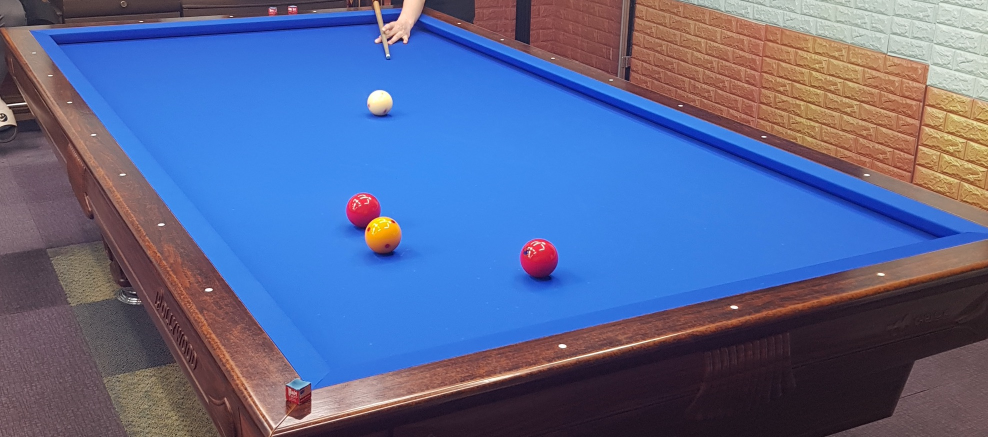
#> input picture object_detection/special_res/1.jpg, 1976 x 874 px, found by its file name (shown at 1/2 size)
$ jupyter execute Untitled4.ipynb   (shell and % lines are left out)
#> lines starting #> are read from the running program, lines starting #| are printed output that depends on the picture; after the words box and inside, x2 and y2 are one past the last pixel; in counts of white or black regions, pixels touching at a corner belong together
[cell 1]
%cd capstone/

[cell 2]
import cv2
import numpy as np
import numpy.linalg as lin

[cell 3]
def getcos(combination_list) :
    v1 = combination_list[1] - combination_list[0]
    v2 = combination_list[2] - combination_list[0]
    cos = np.dot(v1, v2) / (np.linalg.norm(v1, ord=2)*np.linalg.norm(v2, ord=2))

    return abs(cos)

def test_line_num(point_lists) :
    for i in range(len(point_lists)-3) :
        if getcos(np.array(point_lists[i:i+3])) < 0.999 :
            print('detected 2 lines')
            return i


    print('detected 1 lines')
    return 0


def equation(point_list1, point_list2) :
    x11 = point_list1[0][0]
    y11 = point_list1[0][1]
    x12 = point_list1[1][0]
    y12 = point_list1[1][1]

    x21 = point_list2[0][0]
    y21 = point_list2[0][1]
    x22 = point_list2[1][0]
    y22 = point_list2[1][1]

    A = np.array([[y12-y11, -x12+x11],
                  [y22-y21, -x22+x21]])
    inv_A = lin.inv(A)
    X = np.array([x11*y12-x12*y11, x21*y22-x22*y21])

    result = np.dot(inv_A, X.T)

    return result


import matplotlib.pyplot as plt

def graph_(lists) :
    x = []
    y = []
    for i in lists :
        x.append(i[1])
        y.append(i[0])
    plt.plot(x,  # x
             y,  # y
             linestyle='none',
             marker='o',
             markersize=10,
             color='blue',
             alpha=0.5)
    plt.show()

[cell 4]
img_path = '/Users/gkalstn/capstone/object_detection/special_res/1.jpg'
#img_path = '/Users/gkalstn/capstone/imgs/before_results.png'

image_np = cv2.imread(img_path)
#> image_np is the input picture: shape (874, 1976, 3); mean B, G, R 145.7, 103.2, 90.1

[cell 5]
h, w = image_np[:,:,0].shape
#> h = 874; w = 1976

if (h > 1000) or (w > 1000) :
    h, w = int(h/3), int(w/3)
#> h = 291; w = 658
    image_np = cv2.resize(image_np, dsize=(w, h), interpolation=cv2.INTER_AREA)
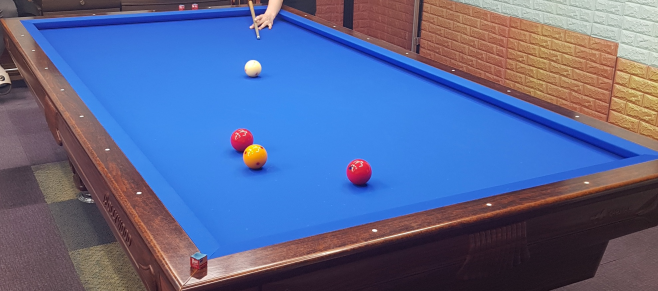
#> image_np: shape (291, 658, 3); mean B, G, R 145.7, 103.2, 90.1

no_background = np.zeros((h, w))

for i in range(h) :
    for j in range(w) :
        if (image_np[i,j,0] > image_np[i,j,1]) and (image_np[i,j,1] > image_np[i,j,2] and (image_np[i,j,0]>190)) and (image_np[i,j,1]<170):
            no_background[i, j] = image_np[i, j, 0]
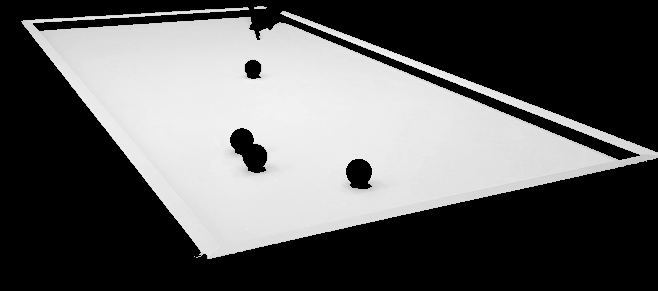
#> no_background: shape (291, 658) float64; min 0, max 248, mean 94.6


for i in range(h) :
    for j in range(w) :
        if no_background[i, j] != 0 :
            no_background[i, j] = 200
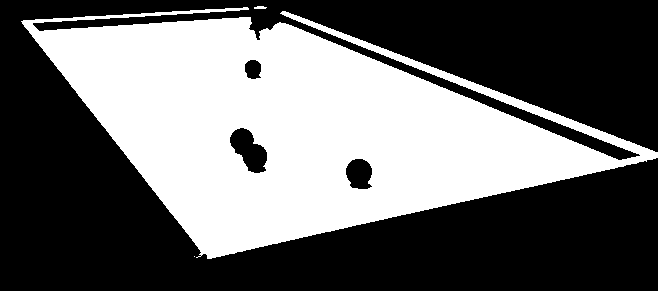
#> no_background: shape (291, 658) float64; values 0 (black) and 200 (white), 41.3% white; 3 white regions (1 under 20 px), largest, box (x1, y1, x2, y2) and area: (21, 7, 658, 259) 79117, (254, 6, 267, 9) 32


w_list = np.linspace(0, w-1, 17)
#> w_list = 17 values from 0 to 657
h_list = np.linspace(0, h-1, 17)
#> h_list = 17 values from 0 to 290


bot = []
top = []

[cell 6]
for i in w_list :
    i = int(i)
    lists = no_background[:, i].tolist()

    if(not (200 in lists)) :
        continue

    for j in range(h) :
        if no_background[h-1-j, i] == 200 :
            bot.append([h-1-j, i])
            break

    for j in range(h) :
        if no_background[j, i] == 200 :
            top.append([j, i])
            break
#> after the loop, bot = [[47, 41], [100, 82], [151, 123], [204, 164], [253, 205], [249, 246], [240, 287], [231, 328], [222, 369], [213, 410], [203, 451], [194, 492], [186, 533], [176, 574], [167, 615], [157, 657]]; top = [[19, 41], [17, 82], [14, 123], [12, 164], [9, 205], [7, 246], [12, 287], [28, 328], [43, 369], [59, 410], [74, 451], [90, 492], [105, 533], [121, 574], [136, 615], [152, 657]]
#> the loop in test_line_num, `for i in range(len(point_lists)-3) :` made 4 passes
#> (v1 in getcos, v2 in getcos, cos in getcos) on passes 1 to 4: ([53, 41], [104, 82], 1), ([51, 41], [104, 82], 1), ([53, 41], [102, 82], 1), ([49, 41], [45, 82], 0.932)
#| detected 2 lines

[cell 7]
s1 = []
s2 = []
s3 = []
s4 = []

piv1 = test_line_num(bot)
#> piv1 = 3
#> the loop in test_line_num, `for i in range(len(point_lists)-3) :` made 5 passes
#> (v1 in getcos, v2 in getcos, cos in getcos) on passes 1 to 5: ([-2, 41], [-5, 82], 1), ([-3, 41], [-5, 82], 1), ([-2, 41], [-5, 82], 1), ([-3, 41], [-5, 82], 1), ([-2, 41], [3, 82], 0.996)
#| detected 2 lines
piv2 = test_line_num(top)
#> piv2 = 4

if piv1 == 0 :
    s1 = bot
    if top[0] < top[-1] :
        s3 += top[:piv2]
        s2 += top[piv2+4:]
    else :
        s2 += top[:piv2]
        s3 += top[piv2+4:]

    for i in h_list :
        i = int(i)
        lists = no_background[:, i].tolist()

        if(not (200 in lists)) :
            continue

        for j in range(w) :
            if no_background[i, w-j-1] == 200 :
                s4.append([i, w-j-1])
                break


else :
    s1 += bot[:piv1]
#> s1 = [[47, 41], [100, 82], [151, 123]]
    s2 += bot[piv1+4:]
#> s2 = [[231, 328], [222, 369], [213, 410], [203, 451], [194, 492], [186, 533], [176, 574], [167, 615], [157, 657]]
    s4 += top[:piv2]
#> s4 = [[19, 41], [17, 82], [14, 123], [12, 164]]
    s3 += top[piv2+4:]
#> s3 = [[43, 369], [59, 410], [74, 451], [90, 492], [105, 533], [121, 574], [136, 615], [152, 657]]


p1 = equation(s1, s2)
#> in equation, `x11 = point_list1[0][0]`: x11 = 47
#> in equation, `y11 = point_list1[0][1]`: y11 = 41
#> in equation, `x12 = point_list1[1][0]`: x12 = 100
#> in equation, `y12 = point_list1[1][1]`: y12 = 82
#> in equation, `x21 = point_list2[0][0]`: x21 = 231
#> in equation, `y21 = point_list2[0][1]`: y21 = 328
#> in equation, `x22 = point_list2[1][0]`: x22 = 222
#> in equation, `y22 = point_list2[1][1]`: y22 = 369
#> in equation, `A = np.array([[y12-y11, -x12+x11], [y22-y21, -x22+x21]])`: A = [[41, -53], [41, 9]]
#> in equation, `inv_A = lin.inv(A)`: inv_A = [[0.00354, 0.0208], [-0.0161, 0.0161]]
#> in equation, `X = np.array([x11*y12-x12*y11, x21*y22-x22*y21])`: X = [-246, 12423]
#> in equation, `result = np.dot(inv_A, X.T)`: result = [258.1, 204.3]
#> p1 = [258.1, 204.3]
p2 = equation(s2, s3)
#> p2 = [157.6, 662.6]
p3 = equation(s3, s4)
#> p3 = [7.44, 277.9]
p4 = equation(s4, s1)
#> p4 = [20.02, 20.13]


point_list = [p1, p2, p3, p4]
#> point_list = [[258.1, 204.3], [157.6, 662.6], [7.44, 277.9], [20.02, 20.13]]

[cell 8]
point_list
#> Out has the same summary as point_list

[cell 9]
graph_(point_list)
#> the loop in graph_, `for i in lists :` made 4 passes
#> after the loop in graph_, `for i in lists :`: x = [204.3, 662.6, 277.9, 20.13]; y = [258.1, 157.6, 7.44, 20.02]
#> in graph_, `plt.show()`:
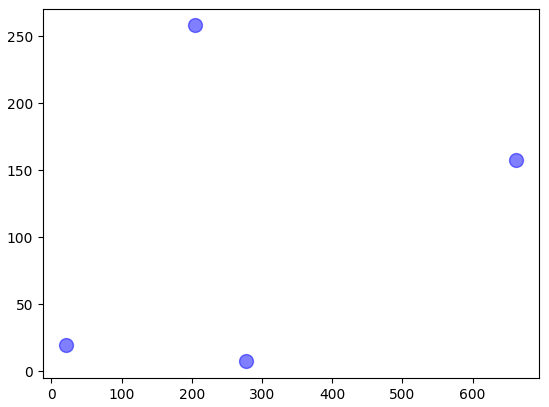
#> figure drawn by matplotlib, 1 panel

$ run again, with object_detection/special_res/222.jpg copied over object_detection/special_res/1.jpg
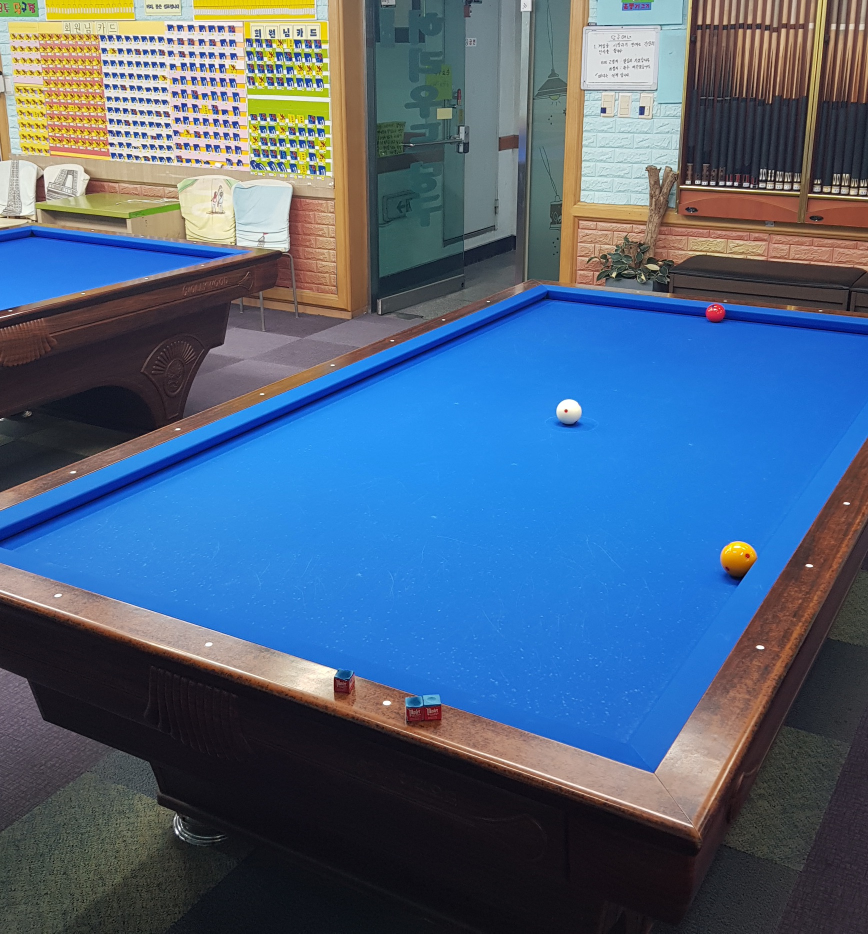
#> input picture object_detection/special_res/222.jpg, 1736 x 1867 px, found by its file name (shown at 1/2 size)
#> image_np is the input picture: shape (1867, 1736, 3); mean B, G, R 126.6, 100.3, 77.8
#> image_np: shape (622, 578, 3)
#> after the loop `for i in range(h) :`:
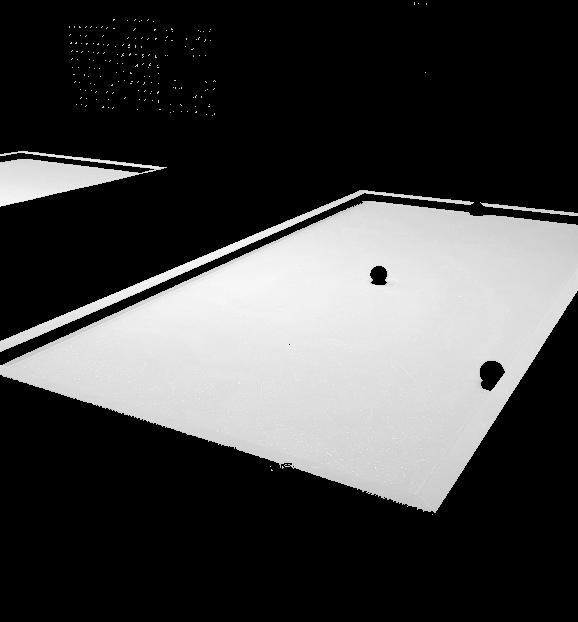
#> no_background: shape (622, 578) float64; min 0, max 252, mean 68.2
#> after the loop `for i in range(h) :`:
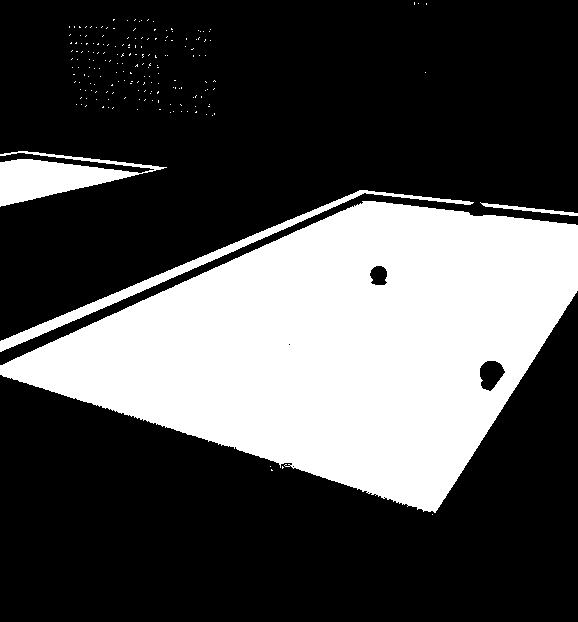
#> no_background: shape (622, 578) float64; values 0 (black) and 200 (white), 30.5% white; 186 white regions (182 under 20 px), largest, box (x1, y1, x2, y2) and area: (0, 201, 578, 513) 101388, (0, 151, 167, 207) 4144, (0, 190, 474, 352) 3604, (480, 202, 578, 216) 332
#> after the loop `for i in w_list :`: bot = [[374, 0], [386, 36], [397, 72], [408, 108], [419, 144], [431, 180], [442, 216], [454, 252], [466, 288], [477, 324], [489, 360], [502, 396], [514, 432], [461, 468], [404, 504], [348, 540], [290, 577]]; top = [[154, 0], [152, 36], [50, 72], [44, 108], [76, 144], [104, 180], [250, 216], [235, 252], [220, 288], [205, 324], [190, 360], [194, 396], [198, 432], [201, 468], [205, 504], [209, 540], [213, 577]]
#> the loop in test_line_num, `for i in range(len(point_lists)-3) :` made 12 passes
#> (v1 in getcos, v2 in getcos, cos in getcos) on passes 1 to 8: ([12, 36], [23, 72], 1), ([11, 36], [22, 72], 1), ([11, 36], [22, 72], 1), ([11, 36], [23, 72], 1), ([12, 36], [23, 72], 1), ([11, 36], [23, 72], 1), ([12, 36], [24, 72], 1), ([12, 36], [23, 72], 1)
#> (printed output is left out)
#> piv1 = 11
#> the loop in test_line_num, `for i in range(len(point_lists)-3) :` made 1 pass
#> (v1 in getcos, v2 in getcos, cos in getcos) on pass 1: ([-2, 36], [-104, 72], 0.614)
#> (printed output is left out)
#> piv2 = 0
#> s1 = [[374, 0], [386, 36], [397, 72], [408, 108], [419, 144], [431, 180], [442, 216], [454, 252], [466, 288], [477, 324], [489, 360]]
#> s2 = [[348, 540], [290, 577]]
#> s4 = []
#> s3 = [[76, 144], [104, 180], [250, 216], [235, 252], [220, 288], [205, 324], [190, 360], [194, 396], [198, 432], [201, 468], [205, 504], [209, 540], [213, 577]]
#> x11 = 374
#> y11 = 0
#> x12 = 386
#> y12 = 36
#> x21 = 348
#> y21 = 540
#> x22 = 290
#> y22 = 577
#> A = [[36, -12], [37, 58]]
#> inv_A = [[0.0229, 0.00474], [-0.0146, 0.0142]]
#> X = [13464, 44196]
#> result = [517.9, 431.6]
#> p2 = [372.1, 524.7]

$ run again, with object_detection/special_res/img1.jpg copied over object_detection/special_res/1.jpg
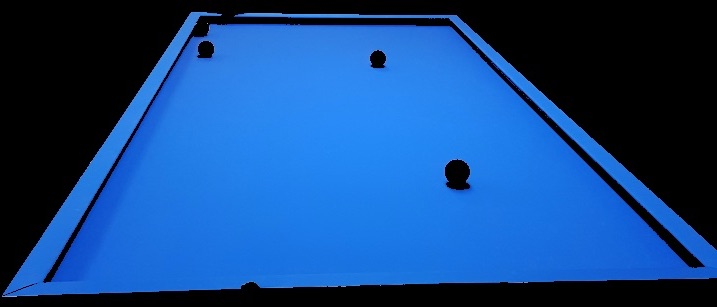
#> input picture object_detection/special_res/img1.jpg, 717 x 307 px, found by its file name
#> image_np is the input picture: shape (307, 717, 3); mean B, G, R 135.6, 70.9, 20.3
#> after the loop `for i in range(h) :`:
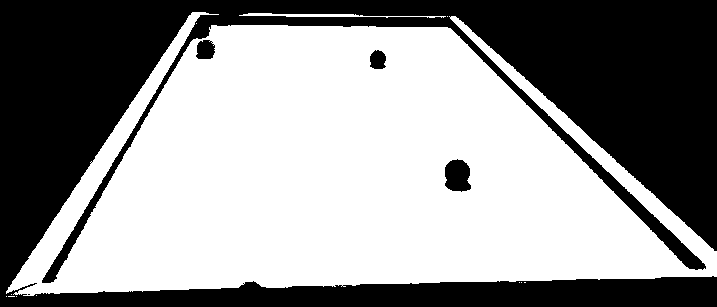
#> no_background: shape (307, 717) float64; values 0 (black) and 200 (white), 57.6% white; 5 black regions (1 under 20 px), largest, box (x1, y1, x2, y2) and area: (0, 0, 717, 307) 92201, (445, 159, 471, 192) 687, (196, 40, 215, 59) 297, (370, 50, 386, 69) 249
#> after the loop `for i in w_list :`: bot = [[292, 44], [292, 89], [290, 134], [289, 179], [287, 223], [287, 268], [285, 313], [284, 358], [283, 402], [281, 447], [281, 492], [280, 537], [278, 581], [278, 626], [276, 671], [276, 716]]; top = [[234, 44], [166, 89], [98, 134], [30, 179], [26, 223], [13, 268], [14, 313], [15, 358], [16, 402], [16, 447], [49, 492], [89, 537], [129, 581], [170, 626], [211, 671], [251, 716]]
#> the loop in test_line_num, `for i in range(len(point_lists)-3) :` made 13 passes
#> (v1 in getcos, v2 in getcos) on passes 1 to 8: ([0, 45], [-2, 90]), ([-2, 45], [-3, 90]), ([-1, 45], [-3, 89]), ([-2, 44], [-2, 89]), ([0, 45], [-2, 90]), ([-2, 45], [-3, 90]), ([-1, 45], [-2, 89]), ([-1, 44], [-3, 89])
#> piv1 = 0
#> the loop in test_line_num, `for i in range(len(point_lists)-3) :` made 3 passes
#> (v2 in getcos, cos in getcos) on passes 1 to 3: ([-136, 90], 1), ([-136, 90], 1), ([-72, 89], 0.954)
#> (printed output is left out)
#> piv2 = 2
#> s1 has the same summary as bot
#> s3 = [[234, 44], [166, 89]]
#> s2 = [[14, 313], [15, 358], [16, 402], [16, 447], [49, 492], [89, 537], [129, 581], [170, 626], [211, 671], [251, 716]]
#> after the loop `for i in h_list :`: s4 = [[19, 458], [38, 480], [57, 501], [76, 523], [95, 543], [114, 565], [133, 585], [153, 607], [172, 627], [191, 650], [210, 670], [229, 691], [248, 712], [267, 716], [286, 345]]
#> x11 = 292
#> y11 = 44
#> x12 = 292
#> y12 = 89
#> x21 = 14
#> y21 = 313
#> x22 = 15
#> y22 = 358
#> A = [[45, 0], [45, -1]]
#> inv_A = [[0.0222, 0], [1, -1]]
#> X = [13140, 317]
#> result = [292, 12823]
#> p2 = [11.3, 191.4]
#> p3 = [-130.3, 285.1]
#> p4 = [292, 774.1]
#> point_list = [[292, 12823], [11.3, 191.4], [-130.3, 285.1], [292, 774.1]]
#> Out has the same summary as point_list
#> the loop in graph_, `for i in lists :` made 4 passes
#> after the loop in graph_, `for i in lists :`: x = [12823, 191.4, 285.1, 774.1]; y = [292, 11.3, -130.3, 292]
#> in graph_, `plt.show()`:
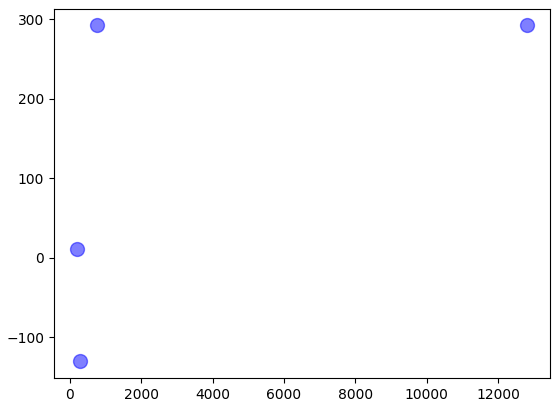
#> figure drawn by matplotlib, 1 panel
